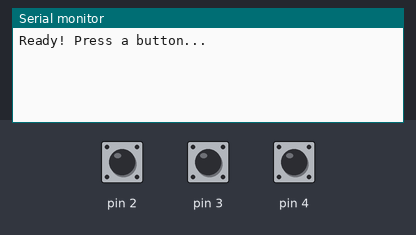
This sketch was run on a simulated Arduino Uno, built with avr-gcc and run on an emulated ATmega328P. On the bench: the last lines printed to the serial monitor. The test bench sets the inputs (shaded band); at power-on: pin 2 HIGH, pin 3 HIGH, pin 4 HIGH.

Above: at 1.2 s.
1.3 s: pin 2 pulled LOW for 0.25 s
At 2.6 s:
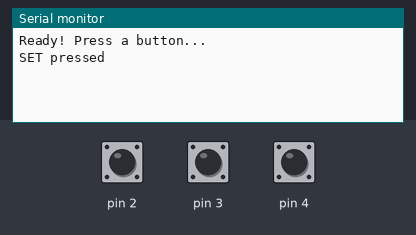
3.0 s: pin 3 pulled LOW for 0.25 s
At 4.0 s:
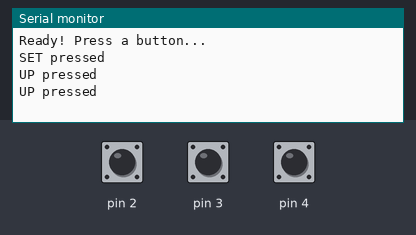
4.7 s: pin 4 pulled LOW for 0.25 s
At 5.3 s:
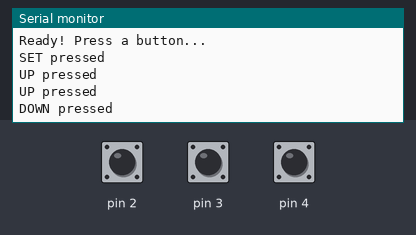

Measured:
- after the input at 1.3 s, the serial monitor: prints a new line after 0.10 s (image 1)
- after the input at 3.0 s, the serial monitor: prints a new line at once (image 2)
- after the input at 4.7 s, the serial monitor: prints a new line after 0.10 s (image 3)

The sketch:

Test2_Buttons.ino
```cpp
// TEST 2: Buttons (open Serial Monitor at 9600)
void setup() {
  Serial.begin(9600);
  pinMode(2, INPUT_PULLUP);
  pinMode(3, INPUT_PULLUP);
  pinMode(4, INPUT_PULLUP);
  Serial.println("Ready! Press a button...");
}

void loop() {
  if (digitalRead(2) == LOW) Serial.println("SET pressed");
  if (digitalRead(3) == LOW) Serial.println("UP pressed");
  if (digitalRead(4) == LOW) Serial.println("DOWN pressed");
  delay(200);
}
```
